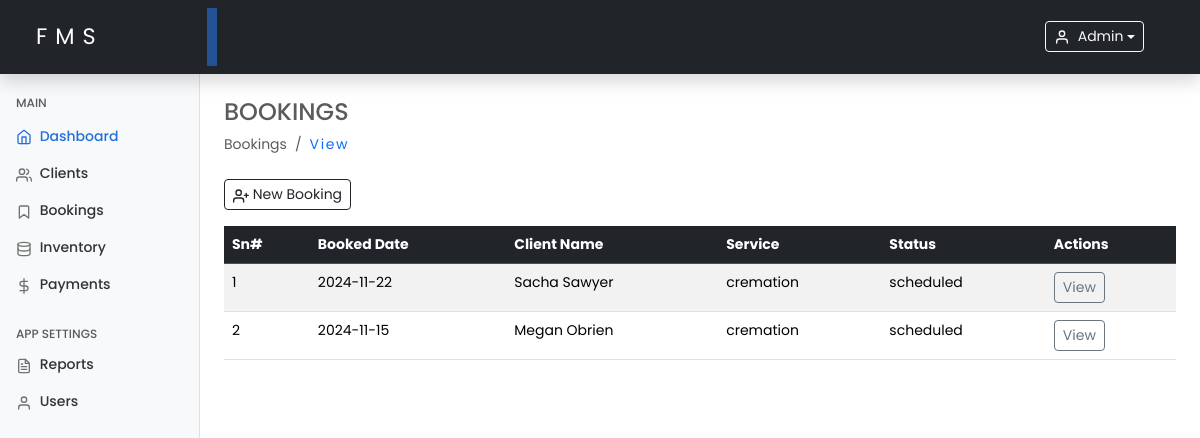
Before: /bookings.php (signed in) with the older database file.
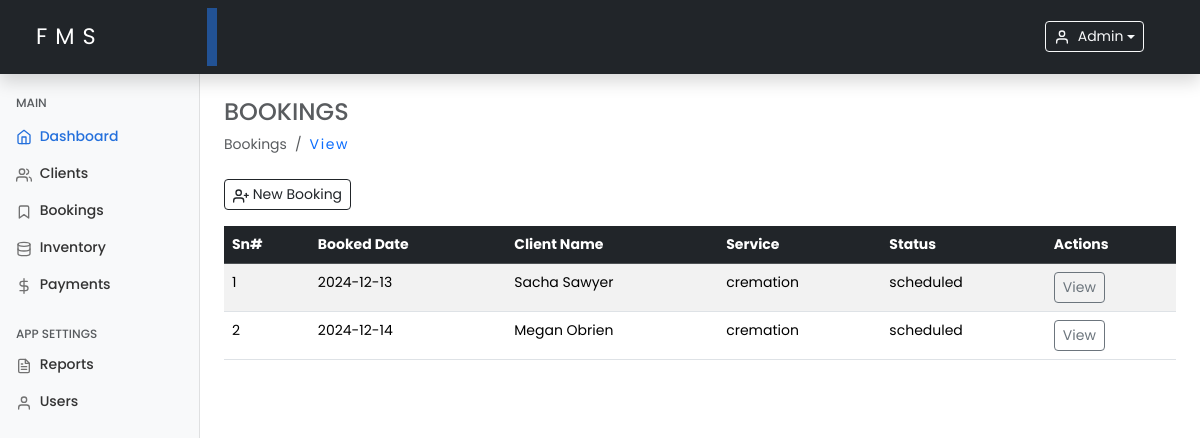
After: the same page with the newer database file.
### tables this page shows
CREATE TABLE `bookings` (
  `id` int(11) NOT NULL,
  `client_id` varchar(100) NOT NULL,
  `deceased_name` varchar(100) NOT NULL,
  `service_type` enum('burial','cremation','other') DEFAULT 'burial',
  `schedule_date` date NOT NULL,
  `vehicle_type` varchar(150) DEFAULT NULL,
  `request` varchar(255) DEFAULT NULL,
  `status` enum('scheduled','completed') DEFAULT 'scheduled',
  `created_at` timestamp NOT NULL DEFAULT current_timestamp(),
  `updated_at` timestamp NOT NULL DEFAULT current_timestamp() ON UPDATE current_timestamp()
);

CREATE TABLE `clients` (
  `id` int(11) NOT NULL,
  `client_name` varchar(100) NOT NULL,
  `client_phone` varchar(20) NOT NULL,
  `client_email` varchar(100) DEFAULT NULL,
  `client_address` varchar(255) DEFAULT NULL,
  `deceased_name` varchar(100) NOT NULL,
  `deceased_age` int(3) NOT NULL,
  `deceased_date_of_death` date NOT NULL,
  `deceased_cause` enum('natural','sickness','accident','other') NOT NULL,
  `deceased_gender` enum('male','female','other') NOT NULL,
  `created_at` timestamp NOT NULL DEFAULT current_timestamp(),
  `updated_at` timestamp NOT NULL DEFAULT current_timestamp() ON UPDATE current_timestamp()
);

### includes/functions.php (called while the page is built, shortened)
<?php
require_once 'config.php';
function getBookings()
{
    global $conn;
    $query = "SELECT b.id, c.deceased_name AS client_name, b.service_type, b.schedule_date, b.status
              FROM bookings b
              JOIN clients c ON b.client_id = c.id";
    $result = $conn->query($query);
    $bookings = [];
    while ($row = $result->fetch_assoc()) {
        $bookings[] = $row;
    }
    return $bookings;
}

### bookings.php (the view, shortened to what this page needs)
<?php
require_once "./includes/functions.php";
$bookings = getBookings();
include './includes/header.php';
include './includes/sidebar.php';
?>
<main class="col-md-9 ms-sm-auto col-lg-10 px-md-4 mt-2">
    <h4 class="text-muted text-uppercase mt-3">Bookings</h4>
    <ol class="breadcrumb mb-2">
        <li class="breadcrumb-item active">Bookings</li>
        <li class="breadcrumb-item"><a href="./bookings.php" class="text-decoration-none">View</a></li>
    </ol>
<div class="d-flex justify-content-start flex-wrap flex-md-nowrap align-items-center pt-3 pb-2 mb-2 border-bottom-none">
    <button type="button" class="btn btn-sm btn-outline-dark me-5" data-bs-toggle="modal" data-bs-target="#staticBackdrop">
        <span data-feather="user-plus"></span>&nbsp;New Booking
    </button>
</div>
    <div class="table-responsive">
        <table class="table table-striped table-hover table-lg">
            <thead class="table-dark">
                <tr>
                    <th>Sn#</th>
                    <th>Booked Date</th>
                    <th>Client Name</th>
                    <th>Service</th>
                    <th>Status</th>
                    <th>Actions</th>
                </tr>
            </thead>
            <tbody>
                <?php if (empty($bookings)): ?>
                    <tr>
                        <td colspan="6" class="text-center text-danger">No bookings found.</td>
                    </tr>
                <?php else: ?>
                    <?php foreach ($bookings as $index => $booking): ?>
                        <tr>
                            <td><?php echo $index + 1; ?></td>
                            <td><?php echo htmlspecialchars($booking['schedule_date']); ?></td>
                            <td><?php echo htmlspecialchars($booking['client_name']); ?></td>
                            <td><?php echo htmlspecialchars($booking['service_type']); ?></td>
                            <td><?php echo htmlspecialchars($booking['status']); ?></td>
                            <td><a href="viewBooking.php?id=<?php echo $booking['id']; ?>" class="btn btn-sm btn-outline-secondary">View</a></td>
                        </tr>
                    <?php endforeach; ?>
                <?php endif; ?>
            </tbody>
        </table>
    </div>
</main>
<?php include './includes/footer.php'; ?>

### includes/header.php (shortened to what this page needs)
<?php
require_once './includes/functions.php';
?>
<!doctype html>
<html lang="en">
<head>
    <link href="https://cdn.jsdelivr.net/npm/bootstrap@5.3.3/dist/css/bootstrap.min.css" rel="stylesheet">
    <link rel="stylesheet" href="./assets/css/dashboard.css">
    <link href="https://cdnjs.cloudflare.com/ajax/libs/fullcalendar/6.1.15/index.min.js" rel="stylesheet" />
</head>
<body>
    <header class="navbar navbar-dark sticky-top bg-dark p-2 flex-md-nowrap p-0 shadow">
        <a class="navbar-brand col-md-3 col-lg-2 me-0 px-3" href="./dashboard.php">FMS</a>
        <div class="dropdown ms-auto pe-5">
            <button class="btn btn-sm btn-outline-light rounded-60 dropdown-toggle d-flex align-items-center text-capitalize" type="button" id="userDropdown" data-bs-toggle="dropdown" aria-expanded="false">
                <span data-feather="user" class="me-2"></span>
                <?php echo htmlspecialchars($_SESSION['username']); ?>
            </button>
        </div>
    </header>

### includes/sidebar.php
<div class="container-fluid">
    <div class="row">
        <nav id="sidebarMenu" class="col-md-3 col-lg-2 d-md-block bg-light sidebar collapse">
            <div class="position-sticky pt-4">
                <h6 class="sidebar-heading d-flex justify-content-between align-items-center px-3 mt-4 mb-1 text-muted">
                    <span>Main</span>
                </h6>
                <ul class="nav flex-column my-2">
                    <li class="nav-item">
                        <a class="nav-link active d-flex align-items-center" aria-current="page" href="./dashboard.php">
                            <span data-feather="home"></span>&nbsp;Dashboard
                        </a>
                    </li>
                    <li class="nav-item">
                        <a class="nav-link" href="./clients.php">
                            <span data-feather="users"></span>
                            Clients
                        </a>
                    </li>
                    <li class="nav-item">
                        <a class="nav-link" href="./bookings.php">
                            <span data-feather="bookmark"></span>
                            Bookings
                        </a>
                    </li>
                    <li class="nav-item">
                        <a class="nav-link" href="./inventory.php">
                            <span data-feather="database"></span>
                            Inventory
                        </a>
                    </li>
                    <li class="nav-item">
                        <a class="nav-link" href="./payments.php">
                            <span data-feather="dollar-sign"></span>
                            Payments
                        </a>
                    </li>
                </ul>
                <h6 class="sidebar-heading d-flex justify-content-between align-items-center px-3 mt-4 mb-1 text-muted">
                    <span>App Settings</span>
                </h6>
                <ul class="nav flex-column mb-2">
                    <li class="nav-item">
                        <a class="nav-link" href="./reports.php">
                            <span data-feather="file-text"></span>
                            Reports
                        </a>
                    </li>
                    <li class="nav-item">
                        <a class="nav-link" href="./users.php">
                            <span data-feather="user"></span>
                            Users
                        </a>
                    </li>
                </ul>
            </div>
        </nav>

### includes/footer.php (shortened to what this page needs)
</div>
</div>
</body>
</html>

### assets/css/dashboard.css (style rules this page uses)
* { margin: 0; padding: 0; box-sizing: border-box; }
body { font-size: .875rem; font-family: "Poppins", sans-serif; }
.feather { width: 16px; height: 16px; vertical-align: text-bottom; }
.sidebar { position: fixed; top: 0; bottom: 0; left: 0; z-index: 100; padding: 48px 0 0; box-shadow: inset -1px 0 0 rgba(0, 0, 0, .1); }
.sidebar .nav-link { font-weight: 500; color: #333; }
.sidebar .nav-link .feather { margin-right: 4px; color: #727272; }
.sidebar .nav-link.active { color: #2470dc; }
.sidebar .nav-link:hover .feather, .sidebar .nav-link.active .feather { color: inherit; }
.sidebar-heading { font-size: .75rem; text-transform: uppercase; }
.navbar-brand { padding-top: .75rem; padding-bottom: .75rem; font-size: 1.4rem; margin-left: .75rem; letter-spacing: .5rem; box-shadow: inset -10px 0 0 rgba(36, 113, 220, 0.6); }

### includes/header.php (style rules this page uses)
.active { background-color: transparent !important; }
.text-decoration-none { font-weight: 400; letter-spacing: 0.1rem; text-decoration: none !important; }

Changed rows visible on the page:
changed bookings "Sacha Sawyer": schedule_date "2024-11-22" → "2024-12-13"
changed bookings "Megan Obrien": schedule_date "2024-11-15" → "2024-12-14"
